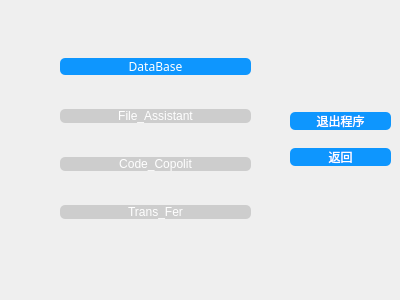
<?xml version="1.0" encoding="UTF-8"?>
<ui version="4.0">
 <class>Function_Select</class>
 <widget class="QDialog" name="Function_Select">
  <property name="geometry">
   <rect>
    <x>0</x>
    <y>0</y>
    <width>400</width>
    <height>300</height>
   </rect>
  </property>
  <property name="windowTitle">
   <string>功能选择</string>
  </property>
  <property name="windowIcon">
   <iconset resource="res_static.qrc">
    <normaloff>:/icon/source/res/photo/icon/title.png</normaloff>:/icon/source/res/photo/icon/title.png</iconset>
  </property>
  <property name="styleSheet">
   <string notr="true">QPushButton{
background:#CDCDCD;
color:#fff;
border-radius:5px;
}
</string>
  </property>
  <widget class="QWidget" name="verticalLayoutWidget">
   <property name="geometry">
    <rect>
     <x>60</x>
     <y>30</y>
     <width>191</width>
     <height>221</height>
    </rect>
   </property>
   <layout class="QVBoxLayout" name="verticalLayout">
    <item>
     <widget class="QPushButton" name="DataBase">
      <property name="styleSheet">
       <string notr="true">QPushButton
{
	font-family:Microsoft Yahei;
	color:white;
	background-color:rgb(14 , 150 , 254);
	border-radius:5px;
}

QPushButton:hover
{
	background-color:rgb(44 , 137 , 255);
}

QPushButton:pressed
{
	background-color:rgb(14 , 135 , 228);
	padding-left:3px;
	padding-top:3px;
}
</string>
      </property>
      <property name="text">
       <string>DataBase</string>
      </property>
      <property name="checkable">
       <bool>true</bool>
      </property>
      <property name="checked">
       <bool>true</bool>
      </property>
      <property name="autoExclusive">
       <bool>true</bool>
      </property>
      <property name="autoDefault">
       <bool>false</bool>
      </property>
     </widget>
    </item>
    <item>
     <widget class="QPushButton" name="pushButton_2">
      <property name="styleSheet">
       <string notr="true"/>
      </property>
      <property name="text">
       <string>File_Assistant</string>
      </property>
      <property name="checkable">
       <bool>true</bool>
      </property>
     </widget>
    </item>
    <item>
     <widget class="QPushButton" name="pushButton_3">
      <property name="text">
       <string>Code_Copolit</string>
      </property>
     </widget>
    </item>
    <item>
     <widget class="QPushButton" name="pushButton_4">
      <property name="text">
       <string>Trans_Fer</string>
      </property>
     </widget>
    </item>
   </layout>
  </widget>
  <widget class="QWidget" name="verticalLayoutWidget_2">
   <property name="geometry">
    <rect>
     <x>290</x>
     <y>100</y>
     <width>101</width>
     <height>80</height>
    </rect>
   </property>
   <layout class="QVBoxLayout" name="verticalLayout_2">
    <item>
     <widget class="QPushButton" name="ok_btn">
      <property name="styleSheet">
       <string notr="true">QPushButton
{
	font-family:Microsoft Yahei;
	color:white;
	background-color:rgb(14 , 150 , 254);
	border-radius:5px;
}

QPushButton:hover
{
	background-color:rgb(44 , 137 , 255);
}

QPushButton:pressed
{
	background-color:rgb(14 , 135 , 228);
	padding-left:3px;
	padding-top:3px;
}
</string>
      </property>
      <property name="text">
       <string>退出程序</string>
      </property>
     </widget>
    </item>
    <item>
     <widget class="QPushButton" name="back_btn">
      <property name="styleSheet">
       <string notr="true">QPushButton
{
	font-family:Microsoft Yahei;
	color:white;
	background-color:rgb(14 , 150 , 254);
	border-radius:5px;
}

QPushButton:hover
{
	background-color:rgb(44 , 137 , 255);
}

QPushButton:pressed
{
	background-color:rgb(14 , 135 , 228);
	padding-left:3px;
	padding-top:3px;
}
</string>
      </property>
      <property name="text">
       <string>返回</string>
      </property>
     </widget>
    </item>
   </layout>
  </widget>
 </widget>
 <resources>
  <include location="res_static.qrc"/>
 </resources>
 <connections/>
</ui>
